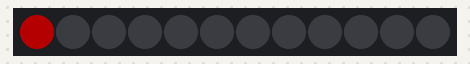
A sketch run on a simulated Arduino Mega 2560, built with avr-gcc and run on an emulated ATmega2560. Shown: 12 RGB LEDs in strip order, left to right. Dim RGB values are drawn brighter than linear.

Above: at 0.05 s.
At 0.45 s:
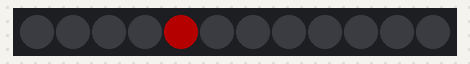
At 0.85 s:
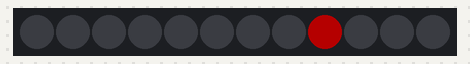
At 1.76 s:
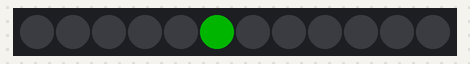
At 2.66 s:
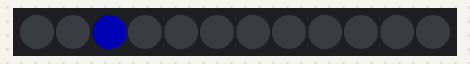
At 3.57 s:
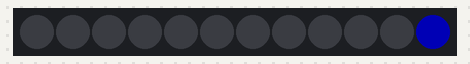

Measured:
- by itself, everything shown: repeats every 3.6 s, in 36 steps

The sketch:

ChaserEffect.ino
```cpp
// (licence header left out)
#include <Adafruit_NeoPixel.h>

#define LED_PIN     6
#define NUM_LEDS    12
#define BRIGHTNESS  64

Adafruit_NeoPixel strip(NUM_LEDS, LED_PIN, NEO_GRB + NEO_KHZ800);

void setup() {
  strip.begin();
  strip.setBrightness(BRIGHTNESS);
  strip.show();
}

void loop() {
  chaserEffect(strip.Color(255, 0, 0), 100);
  chaserEffect(strip.Color(0, 255, 0), 100);
  chaserEffect(strip.Color(0, 0, 255), 100);
}

void chaserEffect(uint32_t color, int delayTime) {
  for (int i = 0; i < strip.numPixels(); i++) {
    strip.clear();
    strip.setPixelColor(i, color);
    strip.show();
    delay(delayTime);
  }
}
```
